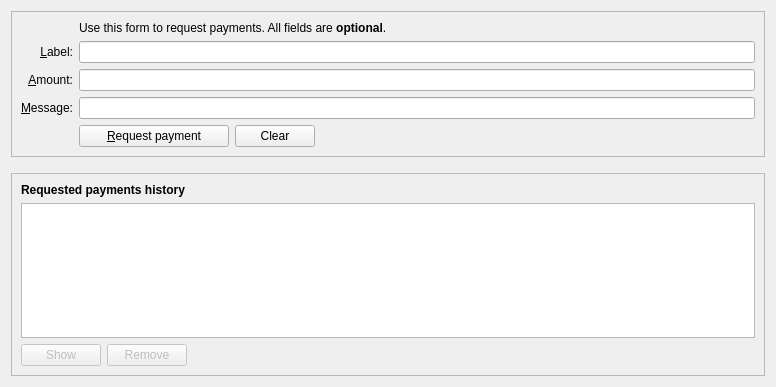
<?xml version="1.0" encoding="UTF-8"?>
<ui version="4.0">
 <class>ReceiveCoinsDialog</class>
 <widget class="QWidget" name="ReceiveCoinsDialog">
  <property name="geometry">
   <rect>
    <x>0</x>
    <y>0</y>
    <width>776</width>
    <height>387</height>
   </rect>
  </property>
  <layout class="QVBoxLayout" name="verticalLayout" stretch="0,0,1">
   <item>
    <widget class="QFrame" name="frame2">
     <property name="sizePolicy">
      <sizepolicy hsizetype="Preferred" vsizetype="Expanding">
       <horstretch>0</horstretch>
       <verstretch>0</verstretch>
      </sizepolicy>
     </property>
     <property name="frameShape">
      <enum>QFrame::StyledPanel</enum>
     </property>
     <property name="frameShadow">
      <enum>QFrame::Sunken</enum>
     </property>
     <layout class="QVBoxLayout" name="verticalLayout_3">
      <item>
       <layout class="QGridLayout" name="gridLayout">
        <item row="6" column="0">
         <widget class="QLabel" name="label_3">
          <property name="toolTip">
           <string>An optional message to attach to the payment request, which will be displayed when the request is opened. Note: The message will not be sent with the payment over the PACGlobal network.</string>
          </property>
          <property name="text">
           <string>&amp;Message:</string>
          </property>
          <property name="alignment">
           <set>Qt::AlignRight|Qt::AlignTrailing|Qt::AlignVCenter</set>
          </property>
          <property name="buddy">
           <cstring>reqMessage</cstring>
          </property>
         </widget>
        </item>
        <item row="4" column="2">
         <widget class="QLineEdit" name="reqLabel">
          <property name="toolTip">
           <string>An optional label to associate with the new receiving address.</string>
          </property>
         </widget>
        </item>
        <item row="6" column="2">
         <widget class="QLineEdit" name="reqMessage">
          <property name="toolTip">
           <string>An optional message to attach to the payment request, which will be displayed when the request is opened.&lt;br&gt;Note: The message will not be sent with the payment over the PACGlobal network.</string>
          </property>
         </widget>
        </item>
        <item row="2" column="2">
         <widget class="QLabel" name="label_5">
          <property name="text">
           <string>Use this form to request payments. All fields are &lt;b&gt;optional&lt;/b&gt;.</string>
          </property>
         </widget>
        </item>
        <item row="4" column="0">
         <widget class="QLabel" name="label_2">
          <property name="toolTip">
           <string>An optional label to associate with the new receiving address.</string>
          </property>
          <property name="text">
           <string>&amp;Label:</string>
          </property>
          <property name="alignment">
           <set>Qt::AlignRight|Qt::AlignTrailing|Qt::AlignVCenter</set>
          </property>
          <property name="buddy">
           <cstring>reqLabel</cstring>
          </property>
         </widget>
        </item>
        <item row="5" column="0">
         <widget class="QLabel" name="label">
          <property name="toolTip">
           <string>An optional amount to request. Leave this empty or zero to not request a specific amount.</string>
          </property>
          <property name="text">
           <string>&amp;Amount:</string>
          </property>
          <property name="alignment">
           <set>Qt::AlignRight|Qt::AlignTrailing|Qt::AlignVCenter</set>
          </property>
          <property name="buddy">
           <cstring>reqAmount</cstring>
          </property>
         </widget>
        </item>
        <item row="5" column="2">
         <widget class="BitcoinAmountField" name="reqAmount">
          <property name="minimumSize">
           <size>
            <width>80</width>
            <height>0</height>
           </size>
          </property>
          <property name="toolTip">
           <string>An optional amount to request. Leave this empty or zero to not request a specific amount.</string>
          </property>
         </widget>
        </item>
        <item row="7" column="2">
         <layout class="QHBoxLayout" name="horizontalLayout">
          <item>
           <widget class="QPushButton" name="receiveButton">
            <property name="minimumSize">
             <size>
              <width>150</width>
              <height>0</height>
             </size>
            </property>
            <property name="text">
             <string>&amp;Request payment</string>
            </property>
           </widget>
          </item>
          <item>
           <widget class="QPushButton" name="clearButton">
            <property name="sizePolicy">
             <sizepolicy hsizetype="Minimum" vsizetype="Fixed">
              <horstretch>0</horstretch>
              <verstretch>0</verstretch>
             </sizepolicy>
            </property>
            <property name="toolTip">
             <string>Clear all fields of the form.</string>
            </property>
            <property name="text">
             <string>Clear</string>
            </property>
            <property name="autoDefault">
             <bool>false</bool>
            </property>
           </widget>
          </item>
          <item>
           <spacer name="horizontalSpacer">
            <property name="orientation">
             <enum>Qt::Horizontal</enum>
            </property>
            <property name="sizeHint" stdset="0">
             <size>
              <width>40</width>
              <height>20</height>
             </size>
            </property>
           </spacer>
          </item>
         </layout>
        </item>
        <item row="7" column="0">
         <widget class="QLabel" name="label_7">
          <property name="text">
           <string/>
          </property>
         </widget>
        </item>
       </layout>
      </item>
     </layout>
    </widget>
   </item>
   <item>
    <spacer name="verticalSpacer_2">
     <property name="orientation">
      <enum>Qt::Vertical</enum>
     </property>
     <property name="sizeHint" stdset="0">
      <size>
       <width>20</width>
       <height>10</height>
      </size>
     </property>
    </spacer>
   </item>
   <item>
    <widget class="QFrame" name="frame">
     <property name="sizePolicy">
      <sizepolicy hsizetype="Preferred" vsizetype="Expanding">
       <horstretch>0</horstretch>
       <verstretch>0</verstretch>
      </sizepolicy>
     </property>
     <property name="frameShape">
      <enum>QFrame::StyledPanel</enum>
     </property>
     <property name="frameShadow">
      <enum>QFrame::Raised</enum>
     </property>
     <layout class="QVBoxLayout" name="verticalLayout_2">
      <item>
       <widget class="QLabel" name="label_6">
        <property name="font">
         <font>
          <weight>75</weight>
          <bold>true</bold>
         </font>
        </property>
        <property name="text">
         <string>Requested payments history</string>
        </property>
       </widget>
      </item>
      <item>
       <widget class="QTableView" name="recentRequestsView">
        <property name="contextMenuPolicy">
         <enum>Qt::CustomContextMenu</enum>
        </property>
        <property name="tabKeyNavigation">
         <bool>false</bool>
        </property>
        <property name="sortingEnabled">
         <bool>true</bool>
        </property>
       </widget>
      </item>
      <item>
       <layout class="QHBoxLayout" name="horizontalLayout_2">
        <item>
         <widget class="QPushButton" name="showRequestButton">
          <property name="enabled">
           <bool>false</bool>
          </property>
          <property name="toolTip">
           <string>Show the selected request (does the same as double clicking an entry)</string>
          </property>
          <property name="text">
           <string>Show</string>
          </property>
          <property name="autoDefault">
           <bool>false</bool>
          </property>
         </widget>
        </item>
        <item>
         <widget class="QPushButton" name="removeRequestButton">
          <property name="enabled">
           <bool>false</bool>
          </property>
          <property name="toolTip">
           <string>Remove the selected entries from the list</string>
          </property>
          <property name="text">
           <string>Remove</string>
          </property>
          <property name="autoDefault">
           <bool>false</bool>
          </property>
         </widget>
        </item>
        <item>
         <spacer name="horizontalSpacer_2">
          <property name="orientation">
           <enum>Qt::Horizontal</enum>
          </property>
          <property name="sizeHint" stdset="0">
           <size>
            <width>40</width>
            <height>20</height>
           </size>
          </property>
         </spacer>
        </item>
       </layout>
      </item>
     </layout>
    </widget>
   </item>
  </layout>
 </widget>
 <customwidgets>
  <customwidget>
   <class>BitcoinAmountField</class>
   <extends>QLineEdit</extends>
   <header>qt/bitcoinamountfield.h</header>
   <container>1</container>
  </customwidget>
 </customwidgets>
 <tabstops>
  <tabstop>reqLabel</tabstop>
  <tabstop>reqAmount</tabstop>
  <tabstop>reqMessage</tabstop>
  <tabstop>receiveButton</tabstop>
  <tabstop>clearButton</tabstop>
  <tabstop>recentRequestsView</tabstop>
  <tabstop>showRequestButton</tabstop>
  <tabstop>removeRequestButton</tabstop>
 </tabstops>
 <resources>
  <include location="../dash.qrc"/>
 </resources>
 <connections/>
</ui>
